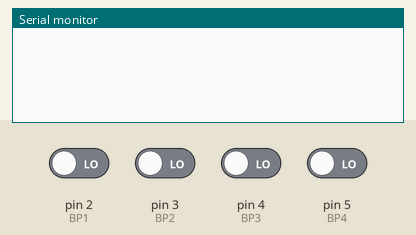
Recording of a sketch running on a simulated Arduino Uno, built with avr-gcc and run on an emulated ATmega328P. Parts: the last lines printed to the serial monitor. The inputs (shaded band) are chosen by the test bench; at power-on: pin 2 (BP1), pin 3 (BP2), pin 4 (BP3), pin 5 (BP4) LOW.

Above: at 1.2 s.
1.3 s: pin 2 (BP1) driven HIGH
At 2.1 s:
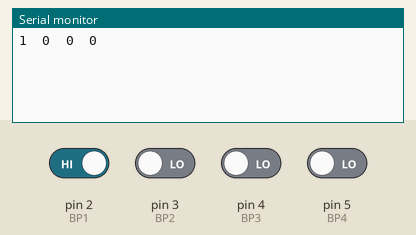
2.8 s: pin 3 (BP2) driven HIGH
At 3.3 s:
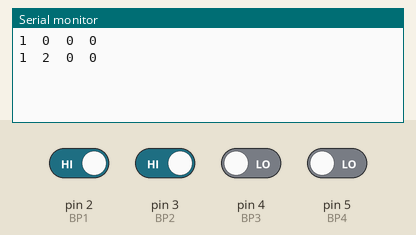
4.3 s: pin 4 (BP3) driven HIGH
At 5.5 s:
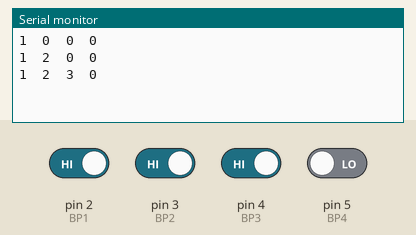
5.8 s: pin 5 (BP4) driven HIGH
At 7.1 s:
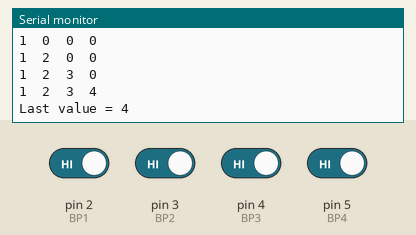

The sketch:

tableau.ino
```cpp
#include "Arduino.h"

#define BP1 2
#define BP2 3
#define BP3 4
#define BP4 5

int tab[4]={0,0,0,0};
int index = 0;

int v1=0,v2=0,v3=0,v4=0,v1_old=0,v2_old=0,v3_old=0,v4_old=0;

int affi = 0;

int value = 0;

void addtab(int value)
{
  if (index<4)
  {
    tab[index] = value;
    index++;

    pinMode(BP1,INPUT);
    pinMode(BP2,INPUT);
    pinMode(BP3,INPUT);
    pinMode(BP4,INPUT);
  }
}

void affichetab()
{
  for(int i=0;i<3;i++)
  {
    Serial.print(tab[i]);
    Serial.print("\t");
  }
  Serial.println(tab[3]);

  affi = 0;
}

int deltab() // retrait par LIFO (Last In First Out), ce qu'on appelle une pile
{
  if(index>=1)
  {
    index--;
    int r = tab[index];
    tab[index] = 0;
    return r;
  }
}

int outfifo() // retrait par FIFO (Fast In First Out), ce qu'on appelle une file
{
  int r = tab[0];

  for(int i = 0; i<2;i++)
  {
   tab[i]=tab[i+1];
  }

  tab[3] = 0;

  return r;
}

void setup()
{
  Serial.begin(9600);
}

void loop()
{
    v1 = digitalRead(BP1);
    v2 = digitalRead(BP2);
    v3 = digitalRead(BP3);
    v4 = digitalRead(BP4);

    if((v1 == 1) && (v1_old == 0))
    {
      addtab(1);
      affi = 1;
    }
    if((v2 == 1) && (v2_old == 0))
    {
      addtab(2);
      affi = 1;
    }
    if((v3 == 1) && (v3_old == 0))
    {
      addtab(3);
      affi = 1;
    }
    if((v4 == 1) && (v4_old == 0))
    {
      addtab(4);
      affi = 1;
    }


  if(affi)
  {
    affichetab();
    if(index == 4)
    {
      value = deltab();
      Serial.print("Last value = ");
      Serial.println(value);
    }
  }

  v1_old = v1;
  v2_old = v2;
  v3_old = v3;
  v4_old = v4;

}
```

Measured:
- after the input at 1.3 s, the serial monitor: prints a new line at once (image 1)
- after the input at 2.8 s, the serial monitor: prints a new line at once (image 2)
- after the input at 4.3 s, the serial monitor: prints a new line at once (image 3)
- after the input at 5.8 s, the serial monitor: prints a new line at once (image 4)
